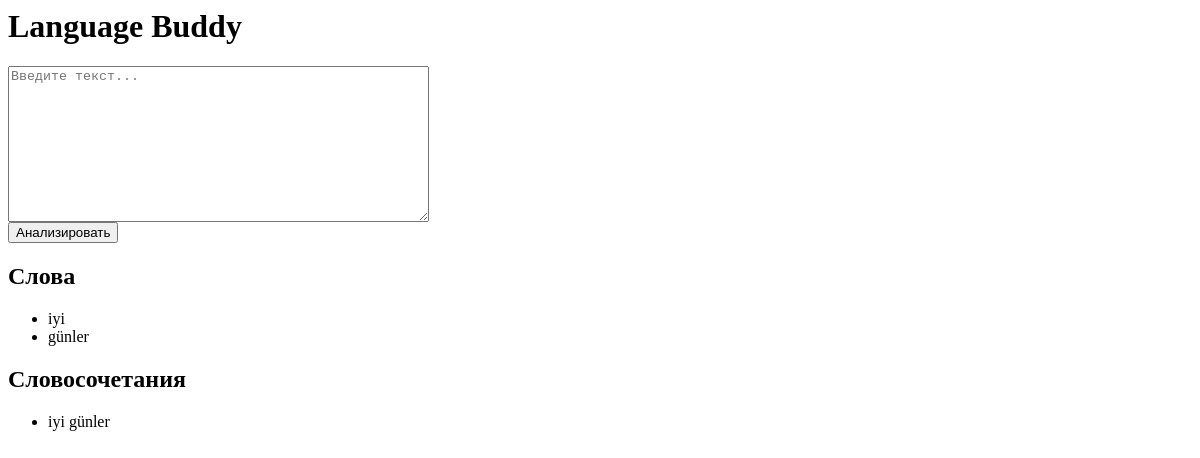
Before: / with the older database file.
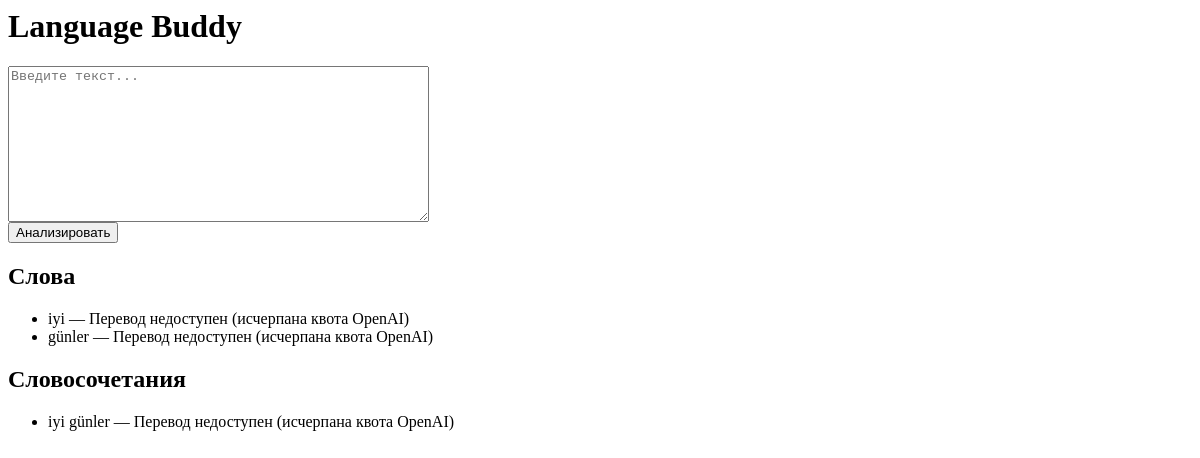
After: the same page with the newer database file.
### tables this page shows
CREATE TABLE words (
        id INTEGER PRIMARY KEY AUTOINCREMENT,
        word TEXT UNIQUE,
        translation TEXT
    );

CREATE TABLE phrases (
        id INTEGER PRIMARY KEY AUTOINCREMENT,
        phrase TEXT UNIQUE,
        translation TEXT
    );

### app/main.py (the view, shortened to what this page needs)
@app.route('/', methods=['GET', 'POST'])
def index():
    db_words, db_phrases = get_words_and_phrases()
    return render_template('index.html', words=db_words, phrases=db_phrases)

### app/db_api.py (called while the page is built)
def get_words_and_phrases():
    conn = sqlite3.connect('db/language_buddy.db')
    c = conn.cursor()
    c.execute('SELECT word, translation FROM words')
    words = c.fetchall()
    c.execute('SELECT phrase, translation FROM phrases')
    phrases = c.fetchall()
    conn.close()
    return words, phrases

### templates/index.html (shortened to what this page needs)
<h1>Language Buddy</h1>
<form method="post">
    <textarea name="text" rows="10" cols="50" placeholder="Введите текст..."></textarea><br>
    <button type="submit">Анализировать</button>
</form>
<h2>Слова</h2>
<ul>
    {% for word, translation in words %}
        <li>{{ word }}{% if translation %} — {{ translation }}{% endif %}</li>
    {% endfor %}
</ul>
<h2>Словосочетания</h2>
<ul>
    {% for phrase, translation in phrases %}
        <li>{{ phrase }}{% if translation %} — {{ translation }}{% endif %}</li>
    {% endfor %}
</ul>

Changed rows visible on the page:
changed words "iyi": translation (not shown) → "Перевод недоступен (исчерпана квота OpenAI)"
changed words "günler": translation (not shown) → "Перевод недоступен (исчерпана квота OpenAI)"
changed phrases "iyi günler": translation (not shown) → "Перевод недоступен (исчерпана квота OpenAI)"
